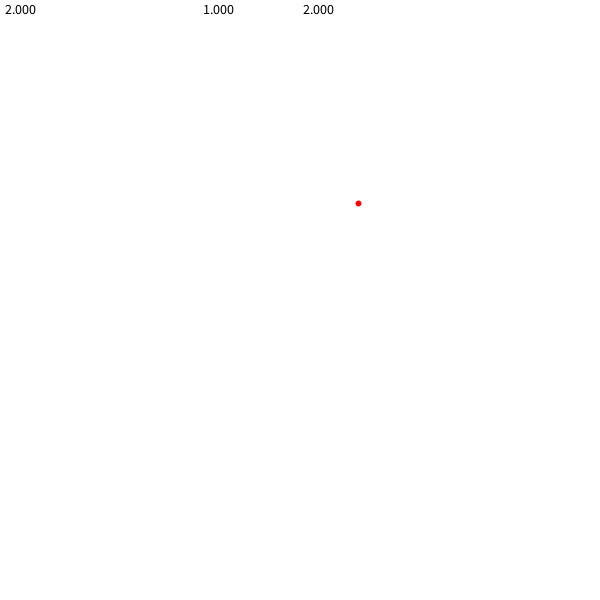
Frame 1 (no input)
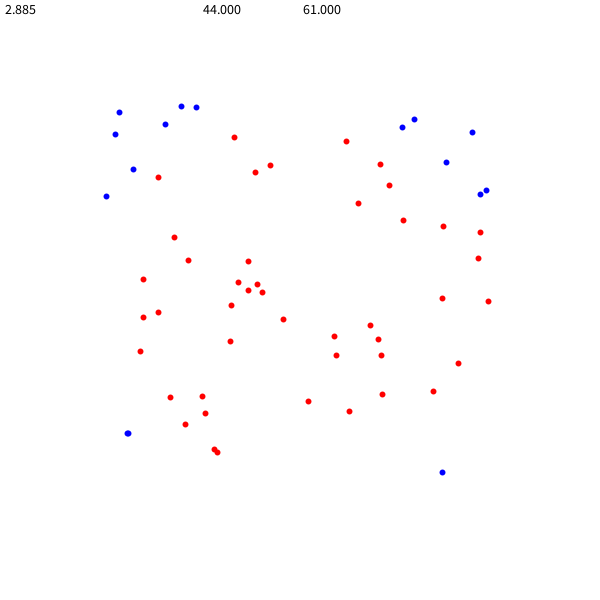
Frame 60 (the mouse pressed at the canvas centre just before this capture)
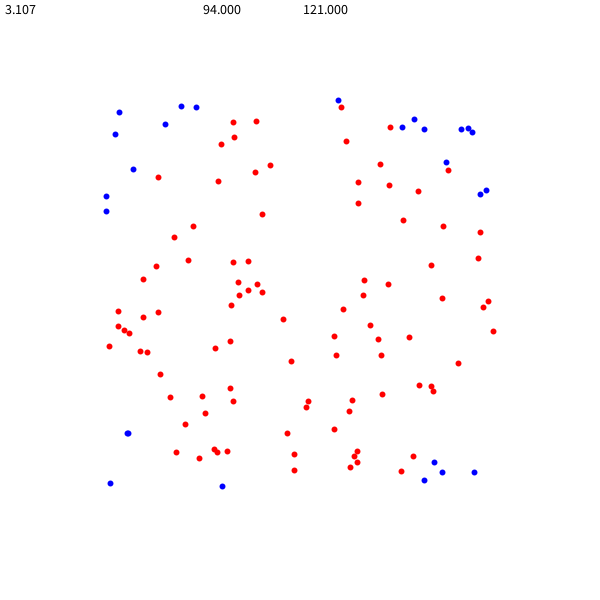
Frame 120 (the mouse held since frame 60 and released just before this capture)

The Processing sketch that drew these frames (run headless with seeded random() and noise(); from frame 60 on, the mouse is pressed at the canvas centre):

// Processing sketch: processing_108521
// ── processing_108521.pde

void setup()
{
  size(600, 600);
  background(255);
}

float c = 0;
float s = 1;

void draw() {
  float x = random(100, 500);
  float y = random(100, 500);
  if(sq(x-width/2) + sq(y-height/2) <= sq(200)) {
    stroke(255, 0, 0);
    c = c + 1;
  }
  else {
    stroke(0, 0, 255);
    s = s + 1;
  }
  strokeWeight(6);
  point(x, y);
  fill(255);
  noStroke();
  rect(0, 0, width, 20);
  fill(0);
  float sq = c + s;
  float pi = (4*c)/sq;
  textSize(14);
  text(/*"pi = " + */pi, 2, 14);
  text(/*"circle = " + */c, 200, 14);
  text(/*"square = " + */sq, 300, 14);
}
